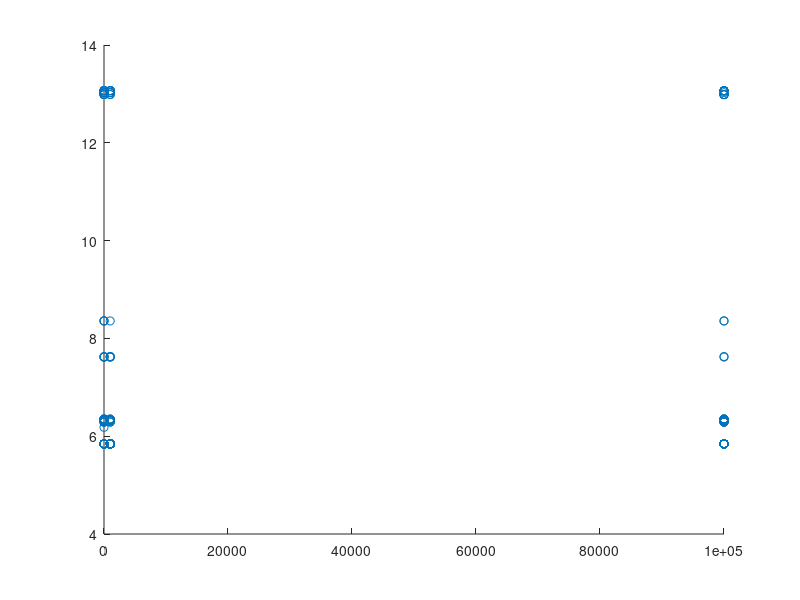

MATLAB code to generate this figure:
%% load data

% addpath('data and results')
load('Experiment_Output.mat','Experiment_Output')
load('Experiment_Parameters.mat');
%%
NumSims=size(Experiment_Output,1);

ScatterData = zeros(NumSims,2);


j = 14;

for k = 1:NumSims
    localparams = Experiment_Output{k,1};

    % extract which index
    ScatterData(k,:) = [localparams(j), Experiment_Output{k,6}];

end

scatter(ScatterData(:,1),ScatterData(:,2));
% title = ('')

saveas(gcf,'ScatterPlotErrorVsParameter.png')